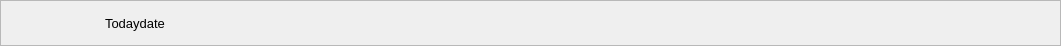
    <widget class="QFrame" name="maintoolbar_fm">
     <property name="geometry">
      <rect>
       <x>0</x>
       <y>0</y>
       <width>1061</width>
       <height>35</height>
      </rect>
     </property>
     <property name="layoutDirection">
      <enum>Qt::RightToLeft</enum>
     </property>
     <property name="styleSheet">
      <string notr="true">background-color: &quot;#116466&quot;;</string>
     </property>
     <property name="frameShape">
      <enum>QFrame::StyledPanel</enum>
     </property>
     <property name="frameShadow">
      <enum>QFrame::Raised</enum>
     </property>
     <layout class="QHBoxLayout" name="horizontalLayout">
      <item>
       <widget class="QPushButton" name="main_exit2_btn">
        <property name="focusPolicy">
         <enum>Qt::NoFocus</enum>
        </property>
        <property name="styleSheet">
         <string notr="true"/>
        </property>
        <property name="text">
         <string/>
        </property>
        <property name="icon">
         <iconset>
          <normaloff>icons/exit.png</normaloff>icons/exit.png</iconset>
        </property>
        <property name="flat">
         <bool>true</bool>
        </property>
       </widget>
      </item>
      <item>
       <widget class="QPushButton" name="minim2_btn">
        <property name="focusPolicy">
         <enum>Qt::NoFocus</enum>
        </property>
        <property name="styleSheet">
         <string notr="true"/>
        </property>
        <property name="text">
         <string/>
        </property>
        <property name="icon">
         <iconset>
          <normaloff>icons/minimize.png</normaloff>icons/minimize.png</iconset>
        </property>
        <property name="flat">
         <bool>true</bool>
        </property>
       </widget>
      </item>
      <item>
       <spacer name="horizontalSpacer">
        <property name="orientation">
         <enum>Qt::Horizontal</enum>
        </property>
        <property name="sizeHint" stdset="0">
         <size>
          <width>900</width>
          <height>8</height>
         </size>
        </property>
       </spacer>
      </item>
      <item>
       <widget class="QLabel" name="title_date">
        <property name="font">
         <font>
          <pointsize>10</pointsize>
          <italic>false</italic>
         </font>
        </property>
        <property name="styleSheet">
         <string notr="true">color:  &quot;#2c3531&quot;;</string>
        </property>
        <property name="text">
         <string>Todaydate</string>
        </property>
       </widget>
      </item>
      <item>
       <spacer name="horizontalSpacer_3">
        <property name="orientation">
         <enum>Qt::Horizontal</enum>
        </property>
        <property name="sizeHint" stdset="0">
         <size>
          <width>200</width>
          <height>17</height>
         </size>
        </property>
       </spacer>
      </item>
     </layout>
    </widget>
